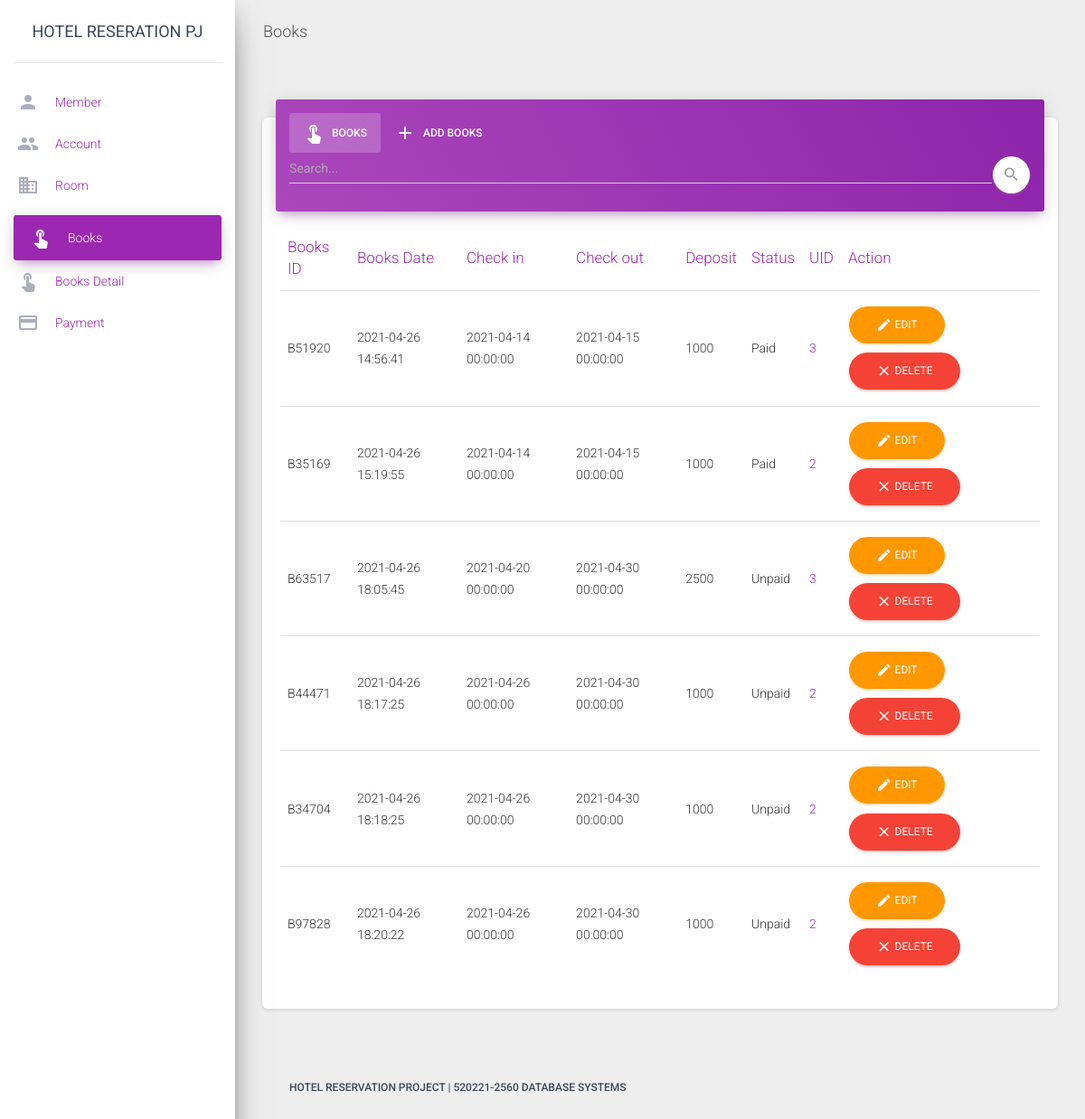
The app's page /admin/?p=books (signed in) with its own data.
### tables this page shows
CREATE TABLE `books` (
  `Books_id` char(6) NOT NULL,
  `Bookdate` datetime DEFAULT NULL,
  `Check_in` datetime DEFAULT NULL,
  `Check_out` datetime DEFAULT NULL,
  `Deposit` int(4) DEFAULT NULL,
  `UID` int(11) NOT NULL,
  `status` int(1) DEFAULT 0
);

### admin/books.php (the view, shortened to what this page needs)
<nav class="navbar navbar-expand-lg navbar-transparent navbar-absolute fixed-top ">
        <div class="container-fluid">
          <div class="navbar-wrapper">
            <a class="navbar-brand" href="javascript:;">Books</a>
          </div>
        </div>
      </nav>
      <?php if($_GET["add"] != "" ) {
        include("books_add.php");
      }elseif($_GET["edit"] != "" ){
        include("books_edit.php");
      }elseif($_GET["del"] != "" ) {
        include("books_del.php");
      }else{ ?>
      <div class="content">
        <div class="container-fluid">
        <?php
            if ($_POST["button"] == "search"){
                $sql = "SELECT * FROM Books WHERE Books_id like '%". $_POST['searchTXT'] . "%'
                OR Bookdate like '%". $_POST['searchTXT'] . "%'
                OR Check_in like '%". $_POST['searchTXT'] . "%'
                OR Check_out like '%". $_POST['searchTXT'] . "%'
                OR Deposit like '%". $_POST['searchTXT'] . "%'
                OR UID like '%". $_POST['searchTXT'] . "%' ORDER BY Bookdate" ;
            }else{
            $sql = "SELECT * FROM Books ORDER BY Bookdate";
            }
            $result = $conn->query($sql);
        ?>
          <div class="row">
            <div class="col-md-12">
              <div class="card">
              <div class="card-header card-header-tabs card-header-primary">
                  <div class="nav-tabs-navigation">
                    <div class="nav-tabs-wrapper">
                      <ul class="nav nav-tabs" data-tabs="tabs">
                        <li class="nav-item">
                          <a class="nav-link active show" href="?p=books" data-toggle="tab">
                            <i class="material-icons">touch_app</i> Books
                            <div class="ripple-container"></div>
                          <div class="ripple-container"></div></a>
                        </li>
                        <li class="nav-item">
                          <a class="nav-link" href="?p=books&add=1" data-toggle="tab">
                            <i class="material-icons">add</i> Add Books
                            <div class="ripple-container"></div>
                          <div class="ripple-container"></div></a>
                        </li>
                      </ul>
                      <form class="navbar-form" method="post">
                      <div class="input-group no-border">
                        <input type="text" name="searchTXT" class="form-control" placeholder="Search...">
                        <button type="submit"  action="<?php echo $_SERVER['PHP_SELF'];?>" name="button" value="search" class="btn btn-white btn-round btn-just-icon">
                          <i class="material-icons">search</i>
                          <div class="ripple-container"></div>
                        </button>
                      </div>
                    </form>
                    </div>
                  </div>
                </div>
                <div class="card-body">
                  <div class="table-responsive">
                    <table class="table">
                      <thead class=" text-primary">
                        <th>
                        Books ID
                        </th>
                        <th>
                         Books Date
                        </th>
                        <th>
                          Check in
                        </th>
                        <th>
                          Check out
                        </th>
                        <th>
                         Deposit
                        </th>
                        <th>
                        Status
                        </th>
                        <th>
                          UID
                        </th>
                        <th>
                          Action
                        </th>
                      </thead>
                      <tbody>
                      <?php while($row = $result->fetch_array()) { ?>
                        <tr>
                          <td>
                            <?php echo $row["Books_id"];?>
                          </td>
                          <td>
                          <?php echo $row["Bookdate"] ?>
                          </td>
                          <td>
                            <?php echo $row["Check_in"] ?>
                          </td>
                          <td>
                            <?php echo $row["Check_out"] ?>
                          </td>
                          <td>
                            <?php echo $row["Deposit"] ?>
                          </td>
                          <td>
                            <?php
                              if($row["status"]==0){
                                echo 'Unpaid';
                              }else{
                                echo 'Paid';
                              }
                            ?>
                          </td>
                          <td class="text-primary">
                             <a href="?p=account&edit=<?php echo $row["UID"] ?>"><?php echo $row["UID"] ?></a>
                          </td>
                          <td class="text-primary">
                          <a target="" href="?p=books&edit=<?=$row['Books_id'];?>" class="btn btn-round btn-fill btn-warning"><i class="material-icons">edit</i> Edit<div class="ripple-container"></div></a>
                          <a target="" href="?p=books&del=<?=$row['Books_id'];?>" class="btn btn-round btn-fill btn-danger"><i class="material-icons">clear</i> Delete<div class="ripple-container"></div></a>
                          </td>
                        </tr>
                        <?php } ?>
                      </tbody>
                    </table>
                  </div>
                </div>
              </div>
            </div>
            <?php }?>
        </div>
      </div>
      <footer class="footer">
        <div class="container-fluid">

### records on screen
books: Books_id "B51920", Bookdate "2021-04-26 14:56:41", Check_in "2021-04-14 00:00:00", Check_out "2021-04-15 00:00:00", Deposit "1000", status "Paid", UID "3"
books: Books_id "B35169", Bookdate "2021-04-26 15:19:55", Check_in "2021-04-14 00:00:00", Check_out "2021-04-15 00:00:00", Deposit "1000", status "Paid", UID "2"
books: Books_id "B63517", Bookdate "2021-04-26 18:05:45", Check_in "2021-04-20 00:00:00", Check_out "2021-04-30 00:00:00", Deposit "2500", status "Unpaid", UID "3"
books: Books_id "B44471", Bookdate "2021-04-26 18:17:25", Check_in "2021-04-26 00:00:00", Check_out "2021-04-30 00:00:00", Deposit "1000", status "Unpaid", UID "2"
books: Books_id "B34704", Bookdate "2021-04-26 18:18:25", Check_in "2021-04-26 00:00:00", Check_out "2021-04-30 00:00:00", Deposit "1000", status "Unpaid", UID "2"
books: Books_id "B97828", Bookdate "2021-04-26 18:20:22", Check_in "2021-04-26 00:00:00", Check_out "2021-04-30 00:00:00", Deposit "1000", status "Unpaid", UID "2"
